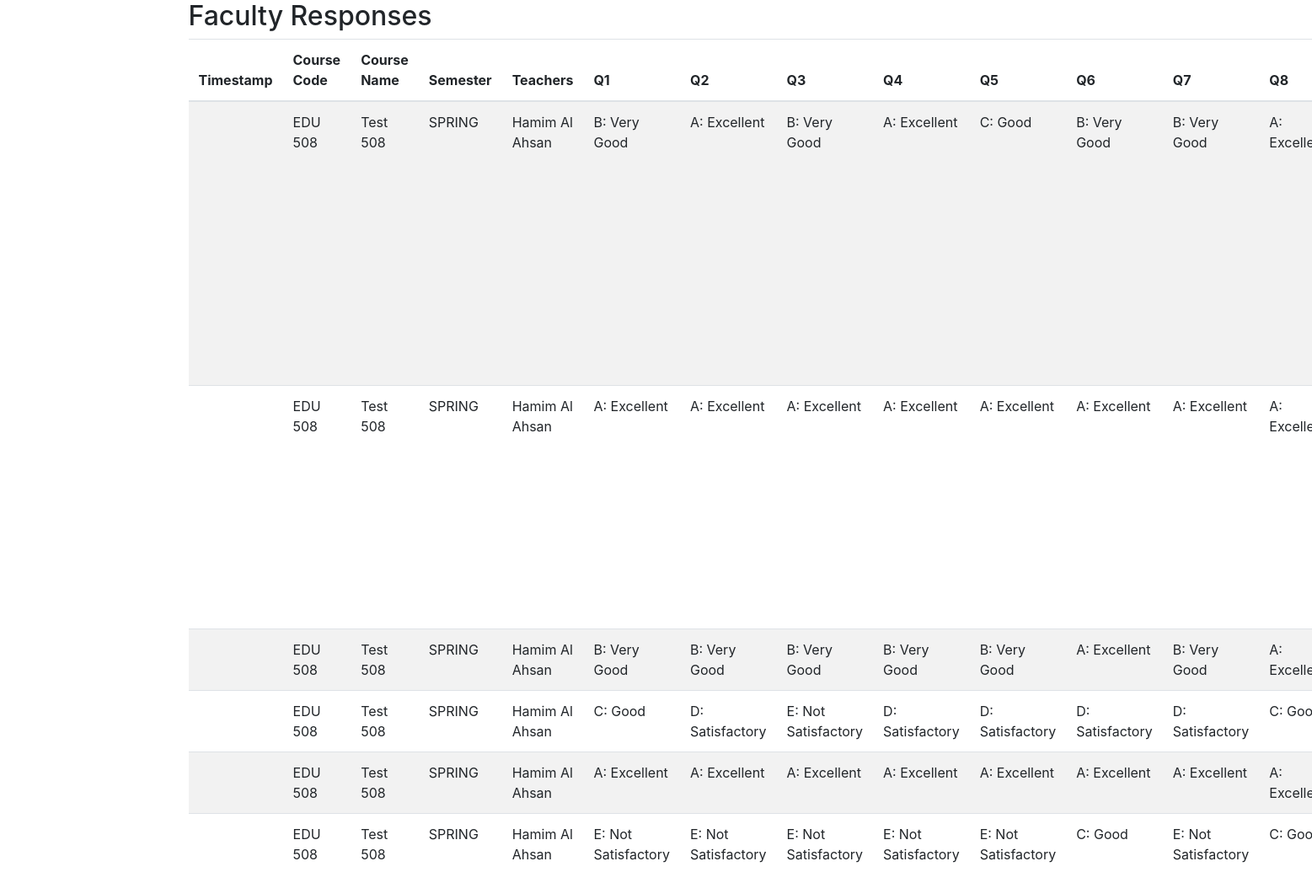
The page /responseupload/my_faculty_responses/ (signed in) on the database its author committed.
### responseupload/models.py (models this page shows, shortened)
class FacultyResponse(models.Model):
    semester = models.ForeignKey(Semester, on_delete=models.SET_NULL, blank=True, null=True)
    course = models.ForeignKey(Course, on_delete=models.CASCADE, blank=True, null=True)
    faculty = models.ForeignKey(User, on_delete=models.CASCADE, blank=True, null=True, help_text="The faculty member being evaluated.")
    year = models.ForeignKey(Year, on_delete=models.SET_NULL, blank=True, null=True)
    q1 = models.CharField(max_length=50, blank=True, null=True, verbose_name="1. Organization") # Use shorter verbose names
    q2 = models.CharField(max_length=50, blank=True, null=True, verbose_name="2. Clarity")
    q3 = models.CharField(max_length=50, blank=True, null=True, verbose_name="3. Teaching Methods")
    q4 = models.CharField(max_length=50, blank=True, null=True, verbose_name="4. Learning Materials")
    q5 = models.CharField(max_length=50, blank=True, null=True, verbose_name="5. Engagement Effort")
    q6 = models.CharField(max_length=50, blank=True, null=True, verbose_name="6. Encouragement")
    q7 = models.CharField(max_length=50, blank=True, null=True, verbose_name="7. Assignment Guidance")
    q8 = models.CharField(max_length=50, blank=True, null=True, verbose_name="8. Time Management")
    general_comments = models.TextField(blank=True, null=True)
    uploaded_at = models.DateTimeField(auto_now_add=True, null=True, blank=True)
    class Meta:
        verbose_name = "Faculty Evaluation Response"
        verbose_name_plural = "Faculty Evaluation Responses"
        ordering = ['-uploaded_at', 'course', 'faculty']

class Course(models.Model):
    code = models.CharField(max_length=20, help_text="Standard course code (e.g., CSE110).")
    name = models.CharField(max_length=200, help_text="Full title of the course.")
    semester = models.ForeignKey(
        Semester,
        on_delete=models.CASCADE,
        help_text="The semester this course definition is primarily associated with (e.g., catalog semester)."
        )
    year = models.ForeignKey(
        Year,
        on_delete=models.CASCADE,
        help_text="The academic year this course definition is primarily associated with (e.g., catalog year)."
        )
    program = models.ForeignKey(
        Program,
        on_delete=models.CASCADE,
        help_text="The program this course belongs to."
        )
    class Meta:
        unique_together = ('code', 'program', 'semester', 'year')
        verbose_name = "Course Definition"
        verbose_name_plural = "Course Definitions"
        ordering = ['code', 'year', 'semester']

class Semester(models.Model):
    name = models.CharField(max_length=20, unique=True, help_text="Name of the semester (e.g., Spring, Summer, Fall).")
    def __str__(self):
        return self.name
    class Meta:
        verbose_name = "Semester"
        verbose_name_plural = "Semesters"
        ordering = ['name']

### responseupload/views.py (the view)
# urls.py: path('my_faculty_responses/', views.view_faculty_responses, name='view_faculty_responses'),
@login_required
def view_faculty_responses(request):
    responses = FacultyResponse.objects.filter(
        faculty=request.user
    ).select_related(
        'course', 'course__program', 'course__semester', 'course__year'
    ).order_by('-uploaded_at', 'course__code') # Order by upload time first, then course
    context = {'responses': responses}
    return render(request, 'responseupload/faculty_response_list.html', context)

### responseupload/templates/responseupload/faculty_response_list.html (shortened to what this page needs)
<!DOCTYPE html>
<html lang="en">
<head>
    <link rel="stylesheet" href="https://stackpath.bootstrapcdn.com/bootstrap/4.5.2/css/bootstrap.min.css">
</head>
<body>
    <div class="container">
    <h2>Faculty Responses</h2>
    {% if responses %}
        <table class="table table-striped">
            <thead>
                <tr>
                    <th>Timestamp</th>
                    <th>Course Code</th>
                    <th>Course Name</th>
                    <th>Semester</th>
                    <th>Teachers</th>
                    <th>Q1</th>
                    <th>Q2</th>
                    <th>Q3</th>
                    <th>Q4</th>
                    <th>Q5</th>
                    <th>Q6</th>
                    <th>Q7</th>
                    <th>Q8</th>
                </tr>
            </thead>
             <tbody>
                {% for response in responses %}
                <tr>
                    <td>{{ response.timestamp }}</td>
                    <td>{{ response.course.code }}</td>
                    <td>{{ response.course.name }}</td>
                    <td>{{ response.semester }}</td>
                    <td>
                       {{ response.faculty.first_name }} {{ response.faculty.last_name }}
                    </td>
                    <td>{{ response.q1 }}</td>
                    <td>{{ response.q2 }}</td>
                    <td>{{ response.q3 }}</td>
                    <td>{{ response.q4 }}</td>
                    <td>{{ response.q5 }}</td>
                    <td>{{ response.q6 }}</td>
                    <td>{{ response.q7 }}</td>
                    <td>{{ response.q8 }}</td>
                </tr>
                {% endfor %}
            </tbody>
        </table>
    {% else %}
        <p>No faculty responses found.</p>
    {% endif %}
    </div>
</body>
</html>

### rows shown on the page
FacultyResponse: course.code "EDU 508", course.name "Test 508", semester "SPRING", faculty.first_name "Hamim Al", faculty.last_name "Ahsan", q1 "B: Very Good", q2 "A: Excellent", q3 "B: Very Good", q4 "A: Excellent", q5 "C: Good", q6 "B: Very Good", q7 "B: Very Good", q8 "A:…"
FacultyResponse: course.code "EDU 508", course.name "Test 508", semester "SPRING", faculty.first_name "Hamim Al", faculty.last_name "Ahsan", q1 "A: Excellent", q2 "A: Excellent", q3 "A: Excellent", q4 "A: Excellent", q5 "A: Excellent", q6 "A: Excellent", q7 "A: Excellent", q8 "A:…"
FacultyResponse: course.code "EDU 508", course.name "Test 508", semester "SPRING", faculty.first_name "Hamim Al", faculty.last_name "Ahsan", q1 "B: Very Good", q2 "B: Very Good", q3 "B: Very Good", q4 "B: Very Good", q5 "B: Very Good", q6 "A: Excellent", q7 "B: Very Good", q8 "A:…"
FacultyResponse: course.code "EDU 508", course.name "Test 508", semester "SPRING", faculty.first_name "Hamim Al", faculty.last_name "Ahsan", q1 "C: Good", q2 "D: Satisfactory", q3 "E: Not Satisfactory", q4 "D: Satisfactory", q5 "D: Satisfactory", q6 "D: Satisfactory", q7 "D: Satisfactory", q8 "C:…"
FacultyResponse: course.code "EDU 508", course.name "Test 508", semester "SPRING", faculty.first_name "Hamim Al", faculty.last_name "Ahsan", q1 "A: Excellent", q2 "A: Excellent", q3 "A: Excellent", q4 "A: Excellent", q5 "A: Excellent", q6 "A: Excellent", q7 "A: Excellent", q8 "A:…"
FacultyResponse: course.code "EDU 508", course.name "Test 508", semester "SPRING", faculty.first_name "Hamim Al", faculty.last_name "Ahsan", q1 "E: Not Satisfactory", q2 "E: Not Satisfactory", q3 "E: Not Satisfactory", q4 "E: Not Satisfactory", q5 "E: Not Satisfactory", q6 "C: Good", q7 "E: Not Satisfactory", q8 "C:…"
